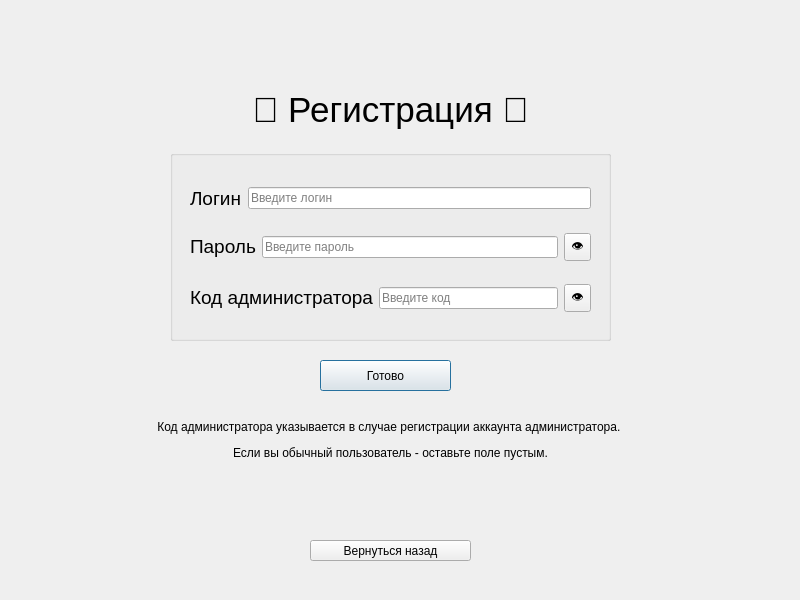
<?xml version="1.0" encoding="UTF-8"?>
<ui version="4.0">
 <class>RegWindow</class>
 <widget class="QDialog" name="RegWindow">
  <property name="geometry">
   <rect>
    <x>0</x>
    <y>0</y>
    <width>800</width>
    <height>600</height>
   </rect>
  </property>
  <property name="windowTitle">
   <string>Dialog</string>
  </property>
  <widget class="QGroupBox" name="groupBox">
   <property name="geometry">
    <rect>
     <x>170</x>
     <y>150</y>
     <width>441</width>
     <height>191</height>
    </rect>
   </property>
   <property name="title">
    <string/>
   </property>
   <widget class="QWidget" name="layoutWidget">
    <property name="geometry">
     <rect>
      <x>20</x>
      <y>20</y>
      <width>401</width>
      <height>161</height>
     </rect>
    </property>
    <layout class="QVBoxLayout" name="verticalLayout">
     <item>
      <layout class="QHBoxLayout" name="horizontalLayout">
       <item>
        <widget class="QLabel" name="label">
         <property name="text">
          <string>&lt;html&gt;&lt;head/&gt;&lt;body&gt;&lt;p&gt;&lt;span style=&quot; font-size:14pt;&quot;&gt;Логин&lt;/span&gt;&lt;/p&gt;&lt;/body&gt;&lt;/html&gt;</string>
         </property>
        </widget>
       </item>
       <item>
        <widget class="QLineEdit" name="login">
         <property name="placeholderText">
          <string>Введите логин</string>
         </property>
        </widget>
       </item>
      </layout>
     </item>
     <item>
      <layout class="QHBoxLayout" name="horizontalLayout_2">
       <item>
        <widget class="QLabel" name="label_2">
         <property name="text">
          <string>&lt;html&gt;&lt;head/&gt;&lt;body&gt;&lt;p&gt;&lt;span style=&quot; font-size:14pt;&quot;&gt;Пароль&lt;/span&gt;&lt;/p&gt;&lt;/body&gt;&lt;/html&gt;</string>
         </property>
        </widget>
       </item>
       <item>
        <widget class="QLineEdit" name="password">
         <property name="echoMode">
          <enum>QLineEdit::Password</enum>
         </property>
         <property name="placeholderText">
          <string>Введите пароль</string>
         </property>
        </widget>
       </item>
       <item>
        <widget class="QToolButton" name="toolButton_password">
         <property name="toolTip">
          <string>Показать/скрыть пароль</string>
         </property>
         <property name="text">
          <string>👁</string>
         </property>
        </widget>
       </item>
      </layout>
     </item>
     <item>
      <layout class="QHBoxLayout" name="horizontalLayout_3">
       <item>
        <widget class="QLabel" name="label_3">
         <property name="text">
          <string>&lt;html&gt;&lt;head/&gt;&lt;body&gt;&lt;p&gt;&lt;span style=&quot; font-size:14pt;&quot;&gt;Код администратора&lt;/span&gt;&lt;/p&gt;&lt;/body&gt;&lt;/html&gt;</string>
         </property>
        </widget>
       </item>
       <item>
        <widget class="QLineEdit" name="code">
         <property name="echoMode">
          <enum>QLineEdit::Password</enum>
         </property>
         <property name="placeholderText">
          <string>Введите код</string>
         </property>
        </widget>
       </item>
       <item>
        <widget class="QToolButton" name="toolButton_code">
         <property name="toolTip">
          <string>Показать/скрыть код</string>
         </property>
         <property name="text">
          <string>👁</string>
         </property>
        </widget>
       </item>
      </layout>
     </item>
    </layout>
   </widget>
  </widget>
  <widget class="QLabel" name="label_4">
   <property name="geometry">
    <rect>
     <x>220</x>
     <y>80</y>
     <width>341</width>
     <height>61</height>
    </rect>
   </property>
   <property name="text">
    <string>&lt;html&gt;&lt;head/&gt;&lt;body&gt;&lt;p align=&quot;center&quot;&gt;&lt;span style=&quot; font-size:26pt;&quot;&gt;📝  Регистрация  📝&lt;/span&gt;&lt;/p&gt;&lt;/body&gt;&lt;/html&gt;</string>
   </property>
  </widget>
  <widget class="QLabel" name="label_5">
   <property name="geometry">
    <rect>
     <x>100</x>
     <y>400</y>
     <width>581</width>
     <height>81</height>
    </rect>
   </property>
   <property name="text">
    <string>&lt;html&gt;&lt;head/&gt;&lt;body&gt;&lt;p align=&quot;center&quot;&gt;Код администратора указывается в случае регистрации аккаунта администратора. &lt;/p&gt;&lt;p align=&quot;center&quot;&gt;Если вы обычный пользователь - оставьте поле пустым.&lt;/p&gt;&lt;/body&gt;&lt;/html&gt;</string>
   </property>
  </widget>
  <widget class="QPushButton" name="pushButton">
   <property name="geometry">
    <rect>
     <x>320</x>
     <y>360</y>
     <width>131</width>
     <height>31</height>
    </rect>
   </property>
   <property name="text">
    <string>Готово</string>
   </property>
  </widget>
  <widget class="QPushButton" name="pushButton_2">
   <property name="geometry">
    <rect>
     <x>310</x>
     <y>540</y>
     <width>161</width>
     <height>21</height>
    </rect>
   </property>
   <property name="text">
    <string>Вернуться назад</string>
   </property>
  </widget>
 </widget>
 <resources/>
 <connections/>
</ui>
